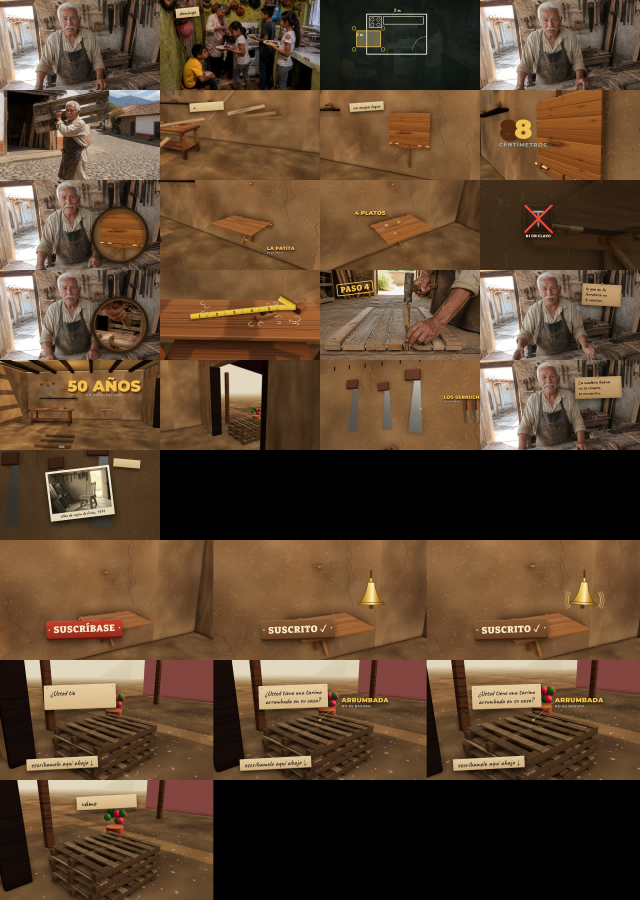
#> input picture vlog/anselmo01/minuto1_stills.jpg, 1920 x 2700 px (shown at 1/3 size)
$ python -i pages.py   (imports and definitions only)
#> lines starting #> are read from the running program, lines starting #| are printed output that depends on the picture
# Páginas REALES del libro del canal → public/img/<slug>/pg<N>[_top|_mid|_bot].jpg (1920x1080, sello "PAGE N · TÍTULO"),
# tapa (cover.jpg) y QR al link del canal con ?src=<slug> (qr.png, verificado con cv2). SLUG=x python vlog/loretta/pages.py
# Los PDF se leen de D:/claude-brain (repo de video PÚBLICO: nunca se copian al repo; sólo las páginas renderizadas van al tar del farm).
import os, json, io
import pymupdf, qrcode, cv2, numpy as np
from PIL import Image, ImageDraw, ImageFont, ImageFilter
# [1 line that did not run here, left out]
LIB = "D:/claude-brain/canales/loretta-red/libros/"
# [1 line that did not run here, left out]
# [1 line that did not run here, left out]
# [1 line that did not run here, left out]
# [1 line that did not run here, left out]
need = json.load(open(R + f"_v3/{S}_need.json", encoding="utf8"))
doc = pymupdf.open(LIB + PDF)
FB = "C:/Windows/Fonts/georgiab.ttf"
def page_img(n, w=1600):
#> further down, picture is the input picture: PIL image 1920x2700 RGB; mean R, G, B 93.5, 70.5, 49.3
    pg = doc[n - 1]; z = w / pg.rect.width
    pix = pg.get_pixmap(matrix=pymupdf.Matrix(z, z))
    return Image.open(io.BytesIO(pix.tobytes("png"))).convert("RGB")
def bg_from(im):
    b = im.resize((1920, int(1920 * im.height / im.width))).crop((0, 0, 1920, 1080)).filter(ImageFilter.GaussianBlur(28))
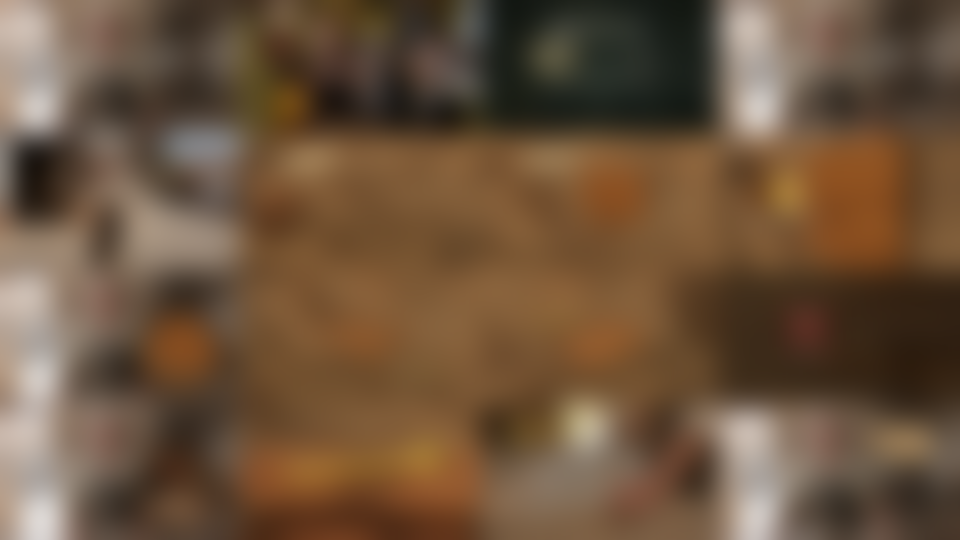
#> b: PIL image 1920x1080 RGB (shown at 1/2 size); mean R, G, B 108.6, 84, 61.1
    return Image.blend(b, Image.new("RGB", b.size, (70, 52, 38)), 0.55)
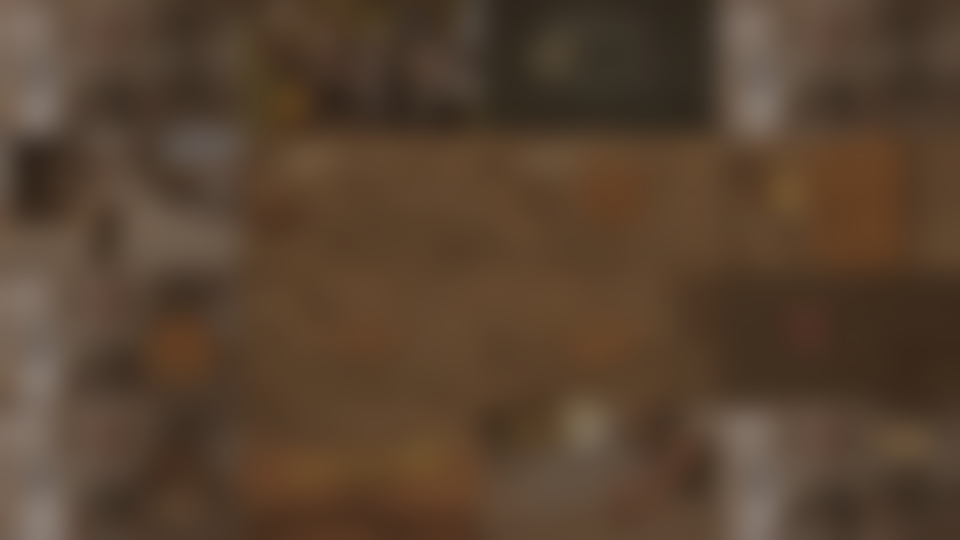
#> returned value: PIL image 1920x1080 RGB (shown at 1/2 size); mean R, G, B 86.9, 65.9, 47.9
def shadow_paste(canvas, im, xy):
    sh = Image.new("RGBA", (im.width + 60, im.height + 60), (0, 0, 0, 0)); d = ImageDraw.Draw(sh)
    d.rectangle((30, 30, im.width + 30, im.height + 30), fill=(0, 0, 0, 150)); sh = sh.filter(ImageFilter.GaussianBlur(18))
    canvas.paste(sh, (xy[0] - 22, xy[1] - 14), sh); canvas.paste(im, xy)
def stamp(c, n):
    d = ImageDraw.Draw(c); f = ImageFont.truetype(FB, 40); t = f"PAGE {n}  ·  {TITLE}"
    w = d.textlength(t, font=f); x, y = 60, 1080 - 96
    d.rounded_rectangle((x, y, x + w + 56, y + 66), 12, fill=(200, 50, 58)); d.text((x + 28, y + 12), t, font=f, fill=(255, 253, 247))
def content(im):
    im = im.crop((0, 0, im.width, int(im.height * 0.93))); a = np.asarray(im).astype(int); bg = np.median(a.reshape(-1, 3), axis=0)
    m = np.abs(a - bg).sum(2) > 40; ys = np.where(m.any(1))[0]; xs = np.where(m.any(0))[0]
    if not len(ys): return im
    pad = 24; return im.crop((max(0, xs[0] - pad), max(0, ys[0] - pad), min(im.width, xs[-1] + pad), min(im.height, ys[-1] + pad)))
def fit(im, W, H):
    k = min(W / im.width, H / im.height); return im.resize((int(im.width * k), int(im.height * k)), Image.LANCZOS)
# [17 lines not run here, left out]

>>> from PIL import Image
>>> picture = Image.open('../anselmo01/minuto1_stills.jpg')
>>> result = bg_from(picture)
